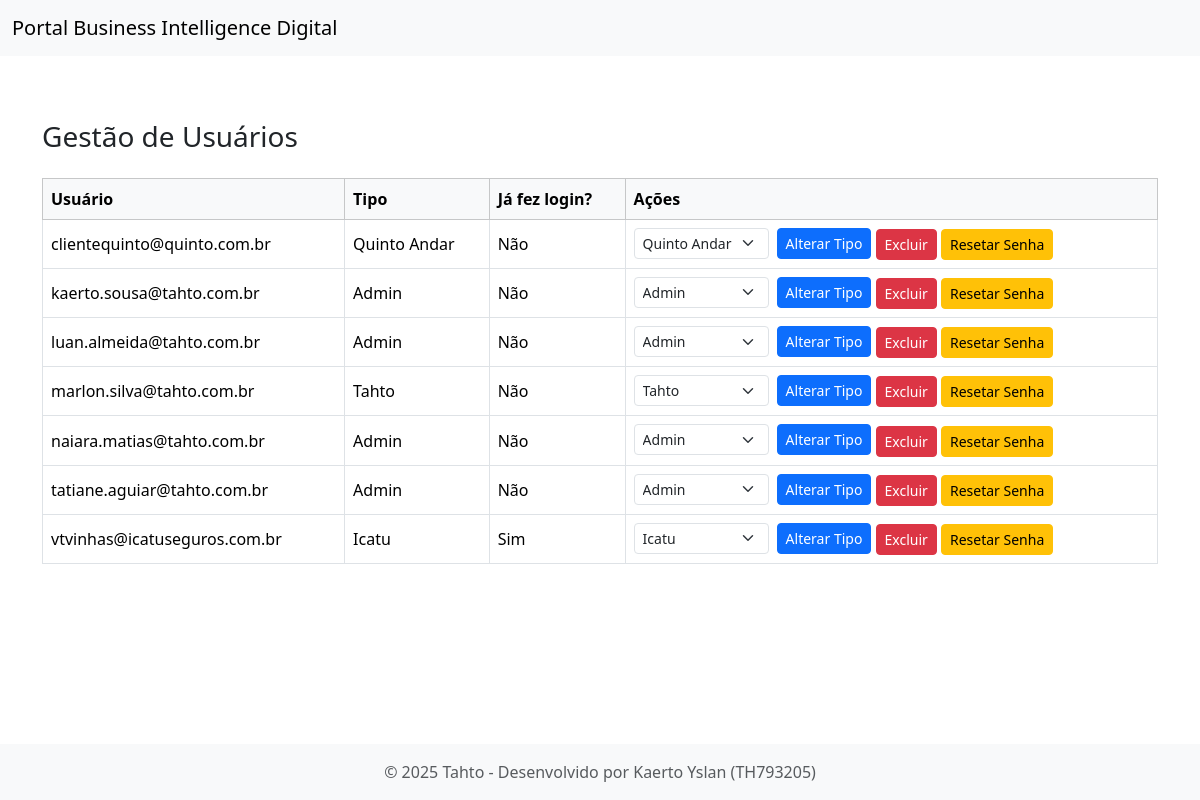
Before: /gestao_usuarios with the older database file.
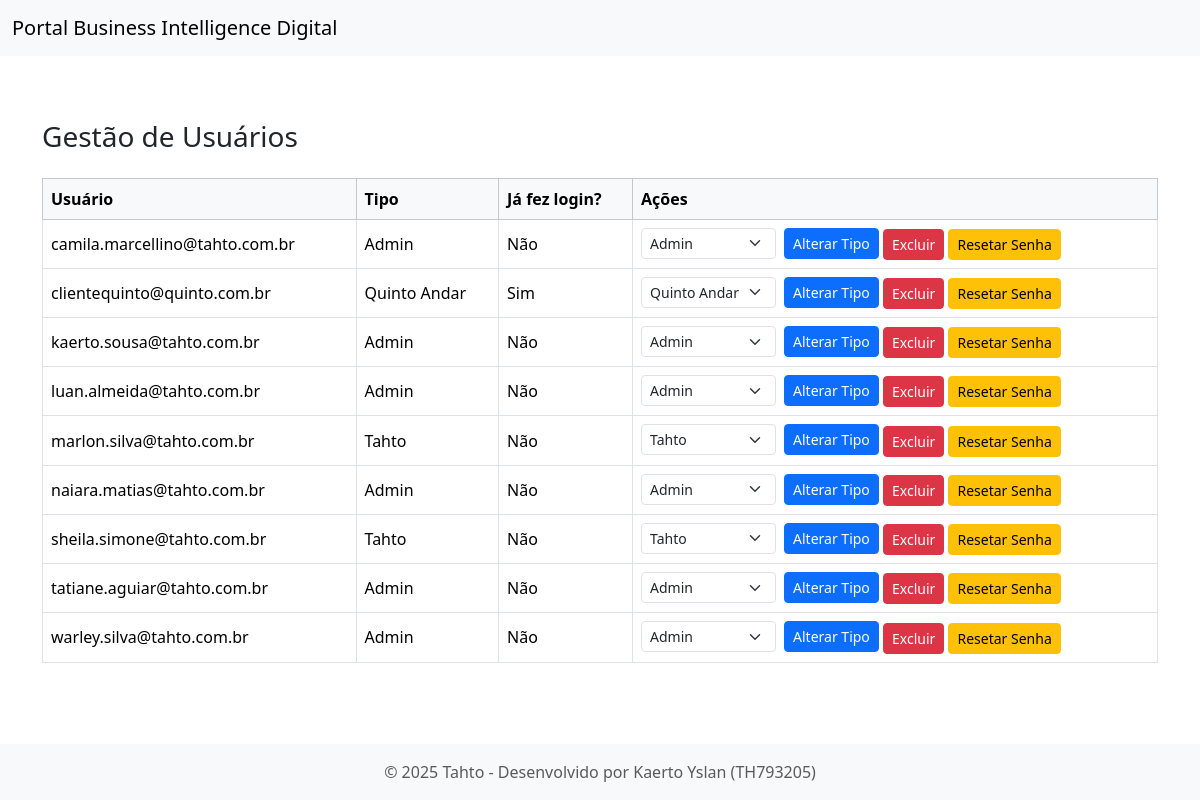
After: the same page with the newer database file.
### tables this page shows
CREATE TABLE users (
	id INTEGER PRIMARY KEY AUTOINCREMENT,
	username TEXT NOT NULL,
	password_hash TEXT NOT NULL,
	tipo INTEGER
, first_login INTEGER DEFAULT 1);

CREATE TABLE tipo_usuario (
	classe TEXT NOT NULL
, tipo INTEGER);

### views.py (the view)
@app.route("/gestao_usuarios")
def gestao_usuarios():
    conn = get_db_connection()
    usuarios = conn.execute("""
        SELECT a.id, a.username, a.tipo, b.classe AS tipo_nome,
               CASE WHEN a.first_login = 1 THEN 'Não' ELSE 'Sim' END AS ja_fez_login
        FROM users a
        LEFT JOIN tipo_usuario b ON a.tipo = b.tipo
        where a.username <> 'admin'
        order by "username"
    """).fetchall()
    conn.close()
    conn = get_db_connection()
    tipos = conn.execute("SELECT tipo, classe FROM tipo_usuario").fetchall()
    conn.close()
    usuarios = [dict(u) for u in usuarios]
    tipos = [(t['tipo'], t['classe']) for t in tipos]
    return render_template("gestao_usuarios.html", usuarios=usuarios, tipos=tipos)

### main.py (called while the page is built)
def get_db_connection():
    conn = sqlite3.connect(DB_PATH)
    conn.row_factory = sqlite3.Row
    return conn

### views.py (called while the page is built)
@app.before_request
def force_first_login():
    if current_user.is_authenticated:
        endpoint = request.endpoint or ""
        if current_user.first_login == 1 and endpoint not in (
            "logout", "login", "change_password_first_time", "static"
        ):
            return redirect(url_for("change_password_first_time"))

### templates/gestao_usuarios.html (shortened to what this page needs)
{% extends "base_admin.html" %}
{% block content %}
<div class="container mt-5">
    <h3 class="mb-4">Gestão de Usuários</h3>
    <table class="table table-bordered table-hover align-middle">
        <thead class="table-light">
            <tr>
                <th>Usuário</th>
                <th>Tipo</th>
                <th>Já fez login?</th>
                <th>Ações</th>
            </tr>
        </thead>
        <tbody>
            {% if usuarios %}
                {% for user in usuarios %}
                <tr>
                    <td>{{ user.username }}</td>
                    <td>{{ user.tipo_nome }}</td>
                    <td>{{ user.ja_fez_login }}</td>
                    <td>
                        <form method="post" action="{{ url_for('alterar_tipo', user_id=user.id) }}" class="d-inline-flex align-items-center">
                            <select name="novo_tipo" class="form-select form-select-sm me-2" style="width: auto;" required>
                                {% for tipo, classe in tipos %}
                                    <option value="{{ tipo }}" {% if tipo == user.tipo %}selected{% endif %}>{{ classe }}</option>
                                {% endfor %}
                            </select>
                            <button type="submit" class="btn btn-primary btn-sm">Alterar Tipo</button>
                        </form>
                        <form method="post" action="{{ url_for('excluir_usuario', user_id=user.id) }}" class="d-inline mb-1">
                            <button type="submit" class="btn btn-danger btn-sm" onclick="return confirm('Tem certeza que deseja excluir este usuário?');">Excluir</button>
                        </form>
                        <form method="post" action="{{ url_for('resetar_senha', user_id=user.id) }}" class="d-inline">
                            <button type="submit" class="btn btn-warning btn-sm">Resetar Senha</button>
                        </form>
                    </td>
                </tr>
                {% endfor %}
            {% else %}
                <tr>
                    <td colspan="4" class="text-center">Nenhum usuário carregado</td>
                </tr>
            {% endif %}
        </tbody>
    </table>
</div>
{% endblock %}

### templates/base_admin.html (shortened to what this page needs)
<!doctype html>
<html lang="pt-br">
<head>
  <link href="https://cdn.jsdelivr.net/npm/bootstrap@5.3.2/dist/css/bootstrap.min.css" rel="stylesheet">
  <link href="https://cdn.jsdelivr.net/npm/bootstrap-icons@1.11.1/font/bootstrap-icons.css" rel="stylesheet">
</head>
<body>
  <nav class="navbar navbar-expand-lg navbar-light bg-light">
    <div class="container-fluid d-flex justify-content-between align-items-center">
      <a class="navbar-brand mb-0" href="{{ url_for('index') }}">
        Portal Business Intelligence Digital
      </a>
    </div>
  </nav>
  <div class="container-fluid content-wrapper">
    <div class="main-content" id="mainContent">
      {% block content %}{% endblock %}
    </div>
  </div>
  <footer class="bg-light text-center text-muted py-3">
    <div class="container">
      © 2025 Tahto - Desenvolvido por Kaerto Yslan (TH793205)
    </div>
  </footer>
</body>
</html>

### templates/base_admin.html (style rules this page uses)
html, body { height: 100%; margin: 0; padding: 0; }
body { display: flex; flex-direction: column; }
.navbar { flex-shrink: 0; margin: 0; border-radius: 0; }
.content-wrapper { flex: 1; display: flex; margin: 0; padding: 0; transition: all 0.3s ease; }
.main-content { flex: 1; padding: 1rem; transition: margin-left 0.3s; }
footer { margin: 0; border-radius: 0; }

Changed rows visible on the page:
removed users: username "vtvinhas@icatuseguros.com.br", tipo_nome "Icatu", ja_fez_login "Sim", novo_tipo "Icatu"
added users: username "camila.marcellino@tahto.com.br", tipo_nome "Admin", ja_fez_login "Não", novo_tipo "Admin"
changed users "clientequinto@quinto.com.br": ja_fez_login "Não" → "Sim"
added users: username "sheila.simone@tahto.com.br", tipo_nome "Tahto", ja_fez_login "Não", novo_tipo "Tahto"
added users: username "warley.silva@tahto.com.br", tipo_nome "Admin", ja_fez_login "Não", novo_tipo "Admin"
